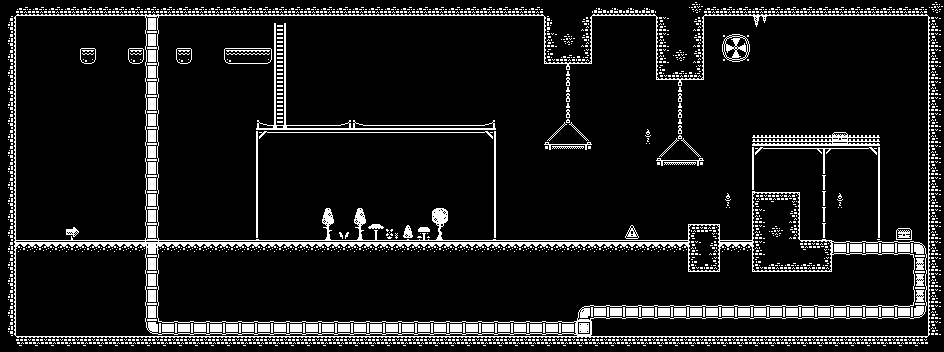

Below is a game level as drawn by its tile map, then a one-line description and the .tmx that defines it (tile-layer data replaced by summaries):
An orthogonal 59x22 tile map with 16x16 px tiles, 3 tile layers (фон, Слой 2, Слой 3) and 46 objects (30x roll, hero, bullet).

<map version="1.9" tiledversion="1.9.1" orientation="orthogonal" renderorder="right-down" width="59" height="22" tilewidth="16" tileheight="16" infinite="0" nextlayerid="7" nextobjectid="70">
 <tileset firstgid="1" name="monochrome_tilemap_transparent" tilewidth="16" tileheight="16" spacing="1" tilecount="400" columns="20">
  <image source="monochrome_tilemap_transparent.png" width="339" height="339" />
  <tile id="131">
   <animation>
    <frame tileid="369" duration="100" />
    <frame tileid="370" duration="100" />
   </animation>
  </tile>
  <tile id="136">
   <animation>
    <frame tileid="163" duration="250" />
    <frame tileid="164" duration="250" />
    <frame tileid="165" duration="250" />
   </animation>
  </tile>
  <tile id="287">
   <animation>
    <frame tileid="287" duration="100" />
    <frame tileid="327" duration="100" />
   </animation>
  </tile>
  <tile id="288">
   <animation>
    <frame tileid="288" duration="100" />
    <frame tileid="328" duration="100" />
   </animation>
  </tile>
  <tile id="307">
   <animation>
    <frame tileid="307" duration="100" />
    <frame tileid="347" duration="100" />
   </animation>
  </tile>
  <tile id="308">
   <animation>
    <frame tileid="308" duration="100" />
    <frame tileid="348" duration="100" />
   </animation>
  </tile>
 </tileset>
 <layer id="1" name="фон" width="59" height="22">
  <data>[1298 cells, 258 non-empty, 31 distinct tile ids]</data>
 </layer>
 <objectgroup id="3" name="объекты">
  <object id="16" x="-8.875" y="240.125" width="841.125" height="50.875">
   <properties>
    <property name="BodyType" value="StaticBody" />
    <property name="friction" type="float" value="1" />
    <property name="gravityScale" type="float" value="1" />
    <property name="restitution" type="float" value="0" />
   </properties>
  </object>
  <object id="17" x="828.938" y="241.031" width="103.875" height="28.625">
   <properties>
    <property name="BodyType" value="StaticBody" />
    <property name="friction" type="float" value="1" />
    <property name="gravityScale" type="float" value="1" />
    <property name="restitution" type="float" value="0" />
   </properties>
  </object>
  <object id="18" x="751.75" y="192.114" width="48.5" height="53.75">
   <properties>
    <property name="BodyType" value="StaticBody" />
    <property name="friction" type="float" value="1" />
    <property name="gravityScale" type="float" value="1" />
    <property name="restitution" type="float" value="0" />
   </properties>
  </object>
  <object id="19" x="687.636" y="224.182" width="32.3636" height="22.1818">
   <properties>
    <property name="BodyType" value="StaticBody" />
    <property name="friction" type="float" value="1" />
    <property name="gravityScale" type="float" value="1" />
    <property name="restitution" type="float" value="0" />
   </properties>
  </object>
  <object id="22" x="752.068" y="144.159" width="127.989" height="1.8693">
   <properties>
    <property name="BodyType" value="StaticBody" />
    <property name="friction" type="float" value="1" />
    <property name="gravityScale" type="float" value="1" />
    <property name="restitution" type="float" value="0" />
   </properties>
  </object>
  <object id="29" x="3.10417" y="-13.4375" width="13.125" height="317.542">
   <properties>
    <property name="BodyType" value="StaticBody" />
    <property name="friction" type="float" value="1" />
    <property name="gravityScale" type="float" value="1" />
    <property name="restitution" type="float" value="0" />
   </properties>
  </object>
  <object id="30" name="roll" x="402" y="173.25" width="6.5" height="5.5">
   <properties>
    <property name="BodyType" value="DynamicBody" />
    <property name="friction" type="float" value="0" />
    <property name="gravityScale" type="float" value="1" />
    <property name="restitution" type="float" value="0.25" />
   </properties>
  </object>
  <object id="31" name="roll" x="409.5" y="159.25" width="6.5" height="5.5">
   <properties>
    <property name="BodyType" value="DynamicBody" />
    <property name="friction" type="float" value="0" />
    <property name="gravityScale" type="float" value="1" />
    <property name="restitution" type="float" value="0.25" />
   </properties>
  </object>
  <object id="32" name="roll" x="435.75" y="154.75" width="6.5" height="5.5">
   <properties>
    <property name="BodyType" value="DynamicBody" />
    <property name="friction" type="float" value="0" />
    <property name="gravityScale" type="float" value="1" />
    <property name="restitution" type="float" value="0.25" />
   </properties>
  </object>
  <object id="33" name="roll" x="403.5" y="210.75" width="6.5" height="5.5">
   <properties>
    <property name="BodyType" value="DynamicBody" />
    <property name="friction" type="float" value="0" />
    <property name="gravityScale" type="float" value="1" />
    <property name="restitution" type="float" value="0.25" />
   </properties>
  </object>
  <object id="34" name="roll" x="425.25" y="185.75" width="6.5" height="5.5">
   <properties>
    <property name="BodyType" value="DynamicBody" />
    <property name="friction" type="float" value="0" />
    <property name="gravityScale" type="float" value="1" />
    <property name="restitution" type="float" value="0.25" />
   </properties>
  </object>
  <object id="35" name="roll" x="356" y="190" width="6.5" height="5.5">
   <properties>
    <property name="BodyType" value="DynamicBody" />
    <property name="friction" type="float" value="0" />
    <property name="gravityScale" type="float" value="1" />
    <property name="restitution" type="float" value="0.25" />
   </properties>
  </object>
  <object id="36" name="roll" x="372.25" y="158" width="6.5" height="5.5">
   <properties>
    <property name="BodyType" value="DynamicBody" />
    <property name="friction" type="float" value="0" />
    <property name="gravityScale" type="float" value="1" />
    <property name="restitution" type="float" value="0.25" />
   </properties>
  </object>
  <object id="37" name="roll" x="388.25" y="189" width="6.5" height="5.5">
   <properties>
    <property name="BodyType" value="DynamicBody" />
    <property name="friction" type="float" value="0" />
    <property name="gravityScale" type="float" value="1" />
    <property name="restitution" type="float" value="0.25" />
   </properties>
  </object>
  <object id="38" name="roll" x="447" y="187.25" width="6.5" height="5.5">
   <properties>
    <property name="BodyType" value="DynamicBody" />
    <property name="friction" type="float" value="0" />
    <property name="gravityScale" type="float" value="1" />
    <property name="restitution" type="float" value="0.25" />
   </properties>
  </object>
  <object id="39" name="roll" x="423.25" y="219" width="6.5" height="5.5">
   <properties>
    <property name="BodyType" value="DynamicBody" />
    <property name="friction" type="float" value="0" />
    <property name="gravityScale" type="float" value="1" />
    <property name="restitution" type="float" value="0.25" />
   </properties>
  </object>
  </objectgroup>
 <objectgroup id="6" name="сеттинг">
  <!-- 2 objects omitted --></objectgroup>
 <layer id="2" name="Слой 2" width="59" height="22">
  <data>[1298 cells, 113 non-empty, 37 distinct tile ids]</data>
 </layer>
 <layer id="4" name="Слой 3" width="59" height="22">
  <data>[1298 cells, 71 non-empty, 9 distinct tile ids]</data>
 </layer>
</map>
<!-- 30 of 46 objects omitted -->
